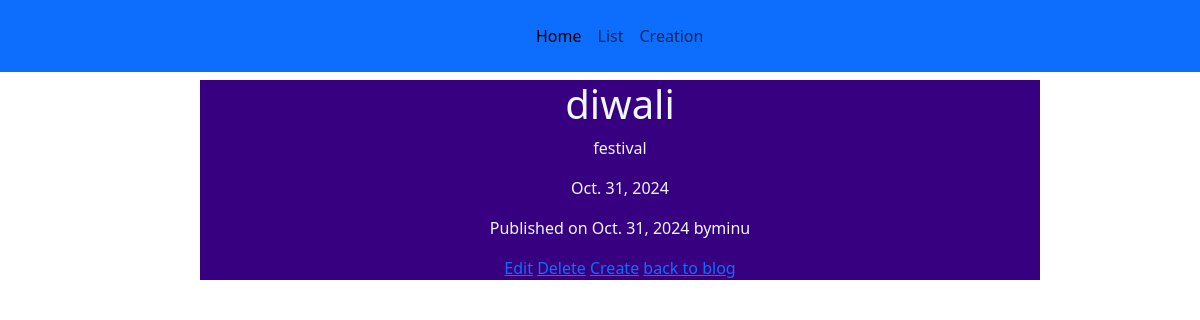
/cbvdetail/7/, run on the app's committed database.
### blog/models.py (models this page shows)
class PostModel(models.Model):
    id=models.BigAutoField(
        primary_key=True
    )
    title=models.CharField(
        max_length=50,
        null=False,
        blank=False,
        unique=True,
        verbose_name='title'
    )
    content=models.TextField(
        max_length=30,
        verbose_name='descrption'
    )
    pdate=models.DateField()
    author=models.CharField(
        max_length=50,
    )

### blog/views.py (the view)
# urls.py: path('cbvdetail/<int:pk>/',taskDetailstview.as_view(),name='view_details'),
class taskDetailstview(DetailView):
    model=PostModel
    template_name='detailsview.html'
    context_object_name='post'

### blog/templates/detailsview.html (shortened to what this page needs)
{% extends 'base.html'%}
{% block content %}
<div style="text-align: center; margin-left: 200px; width: 70%; height: 70%; background-color: rgb(55, 0, 128);" >
    <h1 style="color: aliceblue;"> {{ post.title }}</h1>
    <p style="color: aliceblue;">{{ post.content }}</p>
    <p style="color: aliceblue;">{{ post.pdate }}</p>
    <p style="color: aliceblue;">Published on {{ post.pdate }} by{{ post.author }} </b></p>
    <a href="{% url 'view_update' post.pk %}">Edit</a>
    <a href="{% url 'view_Delete' post.pk %}">Delete</a>
    <a href="{% url 'usercreation' %}">Create</a>
    <a href="{% url 'listblog'  %}">back to blog</a>
</div>
{% endblock %}

### data on the page
PostModel: title "diwali", content "festival", pdate "Oct. 31, 2024", author "minu"
